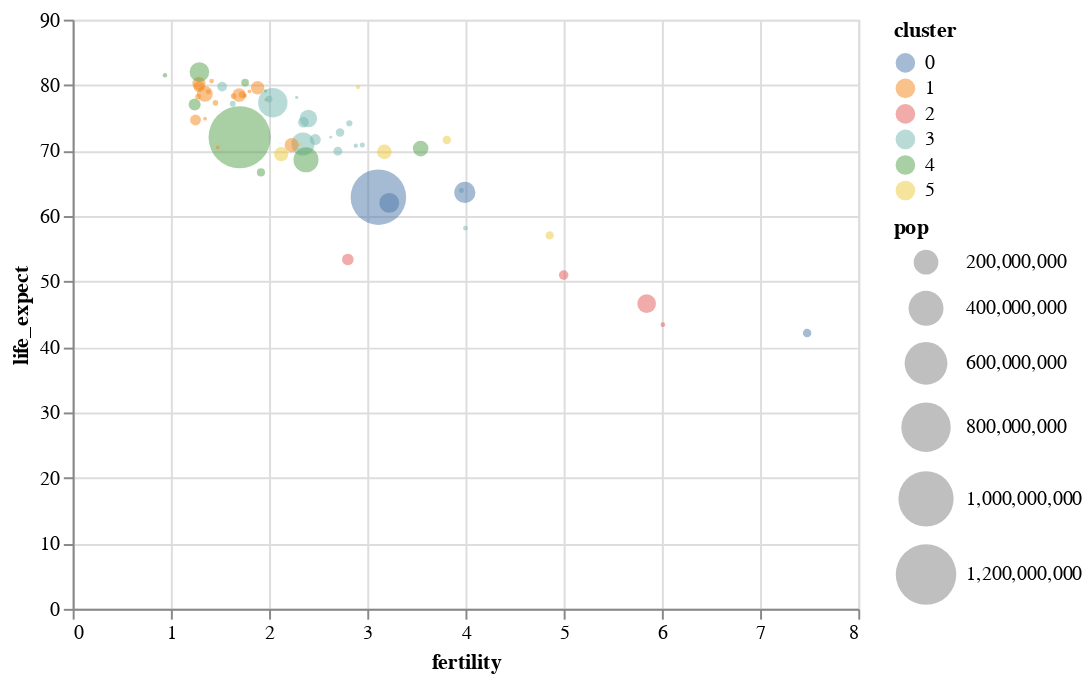

This figure's notebook cell:
### Code cell
alt.Chart(data2000).mark_point(filled=True).encode(
    alt.X('fertility:Q'),
    alt.Y('life_expect:Q'),
    alt.Size('pop:Q', scale=alt.Scale(range=[0,1000])),
    alt.Color('cluster:N'),
    alt.OpacityValue(0.5)
)

### Figure 1 — Vega-Lite specification as saved in the notebook (floating-point values rounded to 4 significant figures)
{"$schema": "https://vega.github.io/schema/vega-lite/v3.4.0.json", "config": {"mark": {"tooltip": null}, "view": {"height": 300, "width": 400}}, "data": {"name": "data-fdeb0b749a6385830bd1445d39ad6ea0"}, "datasets": {"data-fdeb0b749a6385830bd1445d39ad6ea0": [{"cluster": 0, "country": "Afghanistan", "fertility": 7.479, "life_expect": 42.13, "pop": 23898198, "year": 2000}, {"cluster": 3, "country": "Argentina", "fertility": 2.35, "life_expect": 74.34, "pop": 37497728, "year": 2000}, {"cluster": 3, "country": "Aruba", "fertility": 2.124, "life_expect": 73.45, "pop": 69539, "year": 2000}, {"cluster": 4, "country": "Australia", "fertility": 1.756, "life_expect": 80.37, "pop": 19164620, "year": 2000}, {"cluster": 1, "country": "Austria", "fertility": 1.382, "life_expect": 78.98, "pop": 8113413, "year": 2000}, {"cluster": 3, "country": "Bahamas", "fertility": 2.111, "life_expect": 71.07, "pop": 290075, "year": 2000}, {"cluster": 0, "country": "Bangladesh", "fertility": 3.224, "life_expect": 62.01, "pop": 130406594, "year": 2000}, {"cluster": 3, "country": "Barbados", "fertility": 1.5, "life_expect": 75.97, "pop": 273483, "year": 2000}, {"cluster": 1, "country": "Belgium", "fertility": 1.638, "life_expect": 78.32, "pop": 10263618, "year": 2000}, {"cluster": 3, "country": "Bolivia", "fertility": 3.958, "life_expect": 63.88, "pop": 8152620, "year": 2000}, {"cluster": 3, "country": "Brazil", "fertility": 2.345, "life_expect": 71.01, "pop": 175552771, "year": 2000}, {"cluster": 3, "country": "Canada", "fertility": 1.522, "life_expect": 79.77, "pop": 31278097, "year": 2000}, {"cluster": 3, "country": "Chile", "fertility": 2, "life_expect": 77.86, "pop": 15153450, "year": 2000}, {"cluster": 4, "country": "China", "fertility": 1.7, "life_expect": 72.03, "pop": 1262645000, "year": 2000}, {"cluster": 3, "country": "Colombia", "fertility": 2.47, "life_expect": 71.68, "pop": 39685655, "year": 2000}, {"cluster": 3, "country": "Costa Rica", "fertility": 2.281, "life_expect": 78.12, "pop": 3710558, "year": 2000}, {"cluster": 1, "country": "Croatia", "fertility": 1.348, "life_expect": 74.88, "pop": 4410830, "year": 2000}, {"cluster": 3, "country": "Cuba", "fertility": 1.63, "life_expect": 77.16, "pop": 11134273, "year": 2000}, {"cluster": 3, "country": "Dominican Republic", "fertility": 2.95, "life_expect": 70.85, "pop": 8385828, "year": 2000}, {"cluster": 3, "country": "Ecuador", "fertility": 2.817, "life_expect": 74.17, "pop": 12505204, "year": 2000}, {"cluster": 5, "country": "Egypt", "fertility": 3.174, "life_expect": 69.81, "pop": 70492342, "year": 2000}, {"cluster": 3, "country": "El Salvador", "fertility": 2.883, "life_expect": 70.73, "pop": 6122515, "year": 2000}, {"cluster": 1, "country": "Finland", "fertility": 1.754, "life_expect": 78.37, "pop": 5168595, "year": 2000}, {"cluster": 1, "country": "France", "fertility": 1.883, "life_expect": 79.59, "pop": 59381628, "year": 2000}, {"cluster": 1, "country": "Georgia", "fertility": 1.478, "life_expect": 70.48, "pop": 4777209, "year": 2000}, {"cluster": 1, "country": "Germany", "fertility": 1.346, "life_expect": 78.67, "pop": 82187909, "year": 2000}, {"cluster": 1, "country": "Greece", "fertility": 1.277, "life_expect": 78.26, "pop": 10559110, "year": 2000}, {"cluster": 3, "country": "Grenada", "fertility": 2.429, "life_expect": 67.75, "pop": 89312, "year": 2000}, {"cluster": 3, "country": "Haiti", "fertility": 4, "life_expect": 58.14, "pop": 7306302, "year": 2000}, {"cluster": 4, "country": "Hong Kong", "fertility": 0.94, "life_expect": 81.5, "pop": 6658720, "year": 2000}, {"cluster": 1, "country": "Iceland", "fertility": 1.993, "life_expect": 80.5, "pop": 281043, "year": 2000}, {"cluster": 0, "country": "India", "fertility": 3.113, "life_expect": 62.88, "pop": 1007702000, "year": 2000}, {"cluster": 4, "country": "Indonesia", "fertility": 2.376, "life_expect": 68.59, "pop": 206265000, "year": 2000}, {"cluster": 5, "country": "Iran", "fertility": 2.124, "life_expect": 69.45, "pop": 65660289, "year": 2000}, {"cluster": 5, "country": "Iraq", "fertility": 4.858, "life_expect": 57.05, "pop": 22675617, "year": 2000}, {"cluster": 1, "country": "Ireland", "fertility": 1.969, "life_expect": 77.78, "pop": 3791690, "year": 2000}, {"cluster": 5, "country": "Israel", "fertility": 2.906, "life_expect": 79.7, "pop": 5842454, "year": 2000}, {"cluster": 1, "country": "Italy", "fertility": 1.286, "life_expect": 80.24, "pop": 57719337, "year": 2000}, {"cluster": 3, "country": "Jamaica", "fertility": 2.628, "life_expect": 72.05, "pop": 2615467, "year": 2000}, {"cluster": 4, "country": "Japan", "fertility": 1.291, "life_expect": 82, "pop": 126699784, "year": 2000}, {"cluster": 2, "country": "Kenya", "fertility": 5, "life_expect": 50.99, "pop": 29985839, "year": 2000}, {"cluster": 4, "country": "South Korea", "fertility": 1.917, "life_expect": 66.66, "pop": 21647682, "year": 2000}, {"cluster": 4, "country": "North Korea", "fertility": 1.242, "life_expect": 77.05, "pop": 47351083, "year": 2000}, {"cluster": 5, "country": "Lebanon", "fertility": 2.319, "life_expect": 71.03, "pop": 3578036, "year": 2000}, {"cluster": 3, "country": "Mexico", "fertility": 2.401, "life_expect": 74.9, "pop": 99926620, "year": 2000}, {"cluster": 1, "country": "Netherlands", "fertility": 1.726, "life_expect": 78.53, "pop": 15907853, "year": 2000}, {"cluster": 4, "country": "New Zealand", "fertility": 1.964, "life_expect": 79.11, "pop": 3819762, "year": 2000}, {"cluster": 2, "country": "Nigeria", "fertility": 5.845, "life_expect": 46.61, "pop": 114306700, "year": 2000}, {"cluster": 1, "country": "Norway", "fertility": 1.801, "life_expect": 79.05, "pop": 4492400, "year": 2000}, {"cluster": 0, "country": "Pakistan", "fertility": 3.994, "life_expect": 63.61, "pop": 146342958, "year": 2000}, {"cluster": 3, "country": "Peru", "fertility": 2.7, "life_expect": 69.91, "pop": 25979722, "year": 2000}, {"cluster": 4, "country": "Philippines", "fertility": 3.544, "life_expect": 70.3, "pop": 79739825, "year": 2000}, {"cluster": 1, "country": "Poland", "fertility": 1.251, "life_expect": 74.67, "pop": 38654164, "year": 2000}, {"cluster": 1, "country": "Portugal", "fertility": 1.454, "life_expect": 77.29, "pop": 10335597, "year": 2000}, {"cluster": 2, "country": "Rwanda", "fertility": 6.01, "life_expect": 43.41, "pop": 7507056, "year": 2000}, {"cluster": 5, "country": "Saudi Arabia", "fertility": 3.81, "life_expect": 71.63, "pop": 23153090, "year": 2000}, {"cluster": 2, "country": "South Africa", "fertility": 2.802, "life_expect": 53.37, "pop": 44066197, "year": 2000}, {"cluster": 1, "country": "Spain", "fertility": 1.287, "life_expect": 79.78, "pop": 40016081, "year": 2000}, {"cluster": 1, "country": "Switzerland", "fertility": 1.415, "life_expect": 80.62, "pop": 7266920, "year": 2000}, {"cluster": 1, "country": "Turkey", "fertility": 2.23, "life_expect": 70.84, "pop": 65666677, "year": 2000}, {"cluster": 1, "country": "United Kingdom", "fertility": 1.695, "life_expect": 78.47, "pop": 59522468, "year": 2000}, {"cluster": 3, "country": "United States", "fertility": 2.038, "life_expect": 77.31, "pop": 282338631, "year": 2000}, {"cluster": 3, "country": "Venezuela", "fertility": 2.723, "life_expect": 72.77, "pop": 23542649, "year": 2000}]}, "encoding": {"color": {"field": "cluster", "type": "nominal"}, "opacity": {"value": 0.5}, "size": {"field": "pop", "scale": {"range": [0, 1000]}, "type": "quantitative"}, "x": {"field": "fertility", "type": "quantitative"}, "y": {"field": "life_expect", "type": "quantitative"}}, "mark": {"filled": true, "type": "point"}}
